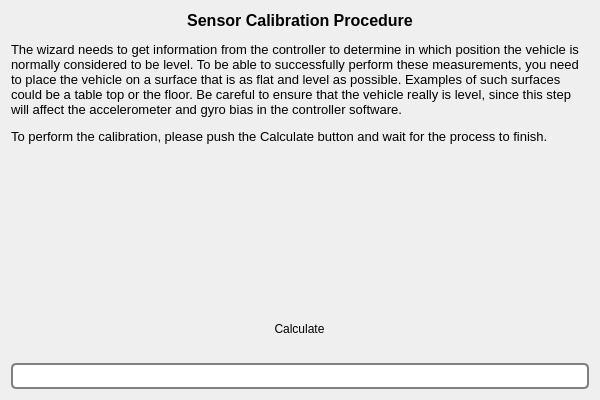
<?xml version="1.0" encoding="UTF-8"?>
<ui version="4.0">
 <class>BiasCalibrationPage</class>
 <widget class="QWizardPage" name="BiasCalibrationPage">
  <property name="geometry">
   <rect>
    <x>0</x>
    <y>0</y>
    <width>600</width>
    <height>400</height>
   </rect>
  </property>
  <property name="windowTitle">
   <string>WizardPage</string>
  </property>
  <layout class="QVBoxLayout" name="verticalLayout">
   <item>
    <widget class="QLabel" name="label">
     <property name="text">
      <string>&lt;!DOCTYPE HTML PUBLIC &quot;-//W3C//DTD HTML 4.0//EN&quot; &quot;http://www.w3.org/TR/REC-html40/strict.dtd&quot;&gt;
&lt;html&gt;&lt;head&gt;&lt;meta name=&quot;qrichtext&quot; content=&quot;1&quot; /&gt;&lt;style type=&quot;text/css&quot;&gt;
p, li { white-space: pre-wrap; }
&lt;/style&gt;&lt;/head&gt;&lt;body style=&quot; font-family:'Cantarell'; font-size:11pt; font-weight:400; font-style:normal;&quot;&gt;
&lt;p align=&quot;center&quot; style=&quot; margin-top:12px; margin-bottom:12px; margin-left:0px; margin-right:0px; -qt-block-indent:0; text-indent:0px;&quot;&gt;&lt;span style=&quot; font-family:'MS Shell Dlg 2'; font-size:12pt; font-weight:600;&quot;&gt;Sensor Calibration Procedure&lt;/span&gt;&lt;/p&gt;
&lt;p style=&quot; margin-top:12px; margin-bottom:12px; margin-left:0px; margin-right:0px; -qt-block-indent:0; text-indent:0px;&quot;&gt;&lt;span style=&quot; font-family:'MS Shell Dlg 2'; font-size:10pt;&quot;&gt;The wizard needs to get information from the controller to determine in which position the vehicle is normally considered to be level. To be able to successfully perform these measurements, you need to place the vehicle on a surface that is as flat and level as possible. Examples of such surfaces could be a table top or the floor. Be careful to ensure that the vehicle really is level, since this step will affect the accelerometer and gyro bias in the controller software.&lt;/span&gt;&lt;/p&gt;
&lt;p style=&quot; margin-top:12px; margin-bottom:12px; margin-left:0px; margin-right:0px; -qt-block-indent:0; text-indent:0px;&quot;&gt;&lt;span style=&quot; font-family:'MS Shell Dlg 2'; font-size:10pt;&quot;&gt;To perform the calibration, please push the Calculate button and wait for the process to finish.&lt;/span&gt;&lt;/p&gt;&lt;/body&gt;&lt;/html&gt;</string>
     </property>
     <property name="alignment">
      <set>Qt::AlignLeading|Qt::AlignLeft|Qt::AlignTop</set>
     </property>
     <property name="wordWrap">
      <bool>true</bool>
     </property>
    </widget>
   </item>
   <item>
    <spacer name="verticalSpacer">
     <property name="orientation">
      <enum>Qt::Vertical</enum>
     </property>
     <property name="sizeHint" stdset="0">
      <size>
       <width>20</width>
       <height>40</height>
      </size>
     </property>
    </spacer>
   </item>
   <item>
    <layout class="QHBoxLayout" name="horizontalLayout">
     <item>
      <widget class="QToolButton" name="levelButton">
       <property name="toolTip">
        <string>Calculate gyro and accelerometer bias</string>
       </property>
       <property name="styleSheet">
        <string notr="true">QToolButton { border: none }</string>
       </property>
       <property name="text">
        <string>Calculate</string>
       </property>
       <property name="icon">
        <iconset resource="../wizardResources.qrc">
         <normaloff>:/setupwizard/resources/bttn-calculate-up.png</normaloff>
         <normalon>:/setupwizard/resources/bttn-calculate-down.png</normalon>:/setupwizard/resources/bttn-calculate-up.png</iconset>
       </property>
       <property name="iconSize">
        <size>
         <width>200</width>
         <height>70</height>
        </size>
       </property>
      </widget>
     </item>
    </layout>
   </item>
   <item>
    <widget class="QLabel" name="progressLabel">
     <property name="text">
      <string/>
     </property>
    </widget>
   </item>
   <item>
    <layout class="QHBoxLayout" name="horizontalLayout_2">
     <item>
      <widget class="QProgressBar" name="levellinProgressBar">
       <property name="styleSheet">
        <string notr="true">QProgressBar {
     border: 2px solid grey;
     border-radius: 5px;
     text-align: center;
 }
QProgressBar::chunk {
     background-color: #3D6699;
     width: 10px;
     margin: 0.5px;
 }</string>
       </property>
       <property name="value">
        <number>0</number>
       </property>
       <property name="format">
        <string/>
       </property>
      </widget>
     </item>
    </layout>
   </item>
  </layout>
 </widget>
 <resources>
  <include location="../wizardResources.qrc"/>
 </resources>
 <connections/>
</ui>
